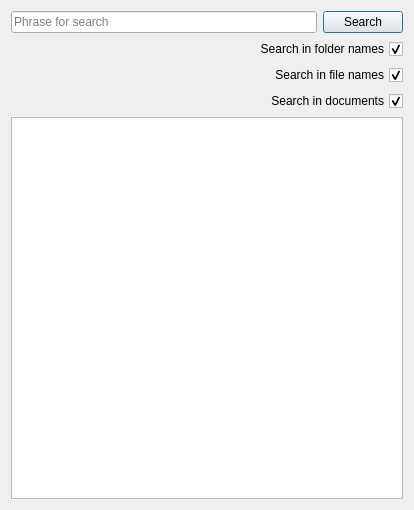
<?xml version="1.0" encoding="UTF-8"?>
<ui version="4.0">
 <class>SearchDialog</class>
 <widget class="QDialog" name="SearchDialog">
  <property name="geometry">
   <rect>
    <x>0</x>
    <y>0</y>
    <width>414</width>
    <height>510</height>
   </rect>
  </property>
  <property name="windowTitle">
   <string>Dialog</string>
  </property>
  <layout class="QVBoxLayout" name="verticalLayout">
   <item>
    <layout class="QHBoxLayout" name="horizontalLayout">
     <item>
      <widget class="QLineEdit" name="lineEdit">
       <property name="placeholderText">
        <string>Phrase for search</string>
       </property>
      </widget>
     </item>
     <item>
      <widget class="QPushButton" name="pushButton_search">
       <property name="text">
        <string>Search</string>
       </property>
      </widget>
     </item>
    </layout>
   </item>
   <item>
    <widget class="QCheckBox" name="checkBox_folderName">
     <property name="layoutDirection">
      <enum>Qt::LayoutDirection::RightToLeft</enum>
     </property>
     <property name="text">
      <string>Search in folder names</string>
     </property>
     <property name="checked">
      <bool>true</bool>
     </property>
    </widget>
   </item>
   <item>
    <widget class="QCheckBox" name="checkBox_fileName">
     <property name="layoutDirection">
      <enum>Qt::LayoutDirection::RightToLeft</enum>
     </property>
     <property name="text">
      <string>Search in file names</string>
     </property>
     <property name="checked">
      <bool>true</bool>
     </property>
    </widget>
   </item>
   <item>
    <widget class="QCheckBox" name="checkBox_content">
     <property name="layoutDirection">
      <enum>Qt::LayoutDirection::RightToLeft</enum>
     </property>
     <property name="text">
      <string>Search in documents</string>
     </property>
     <property name="checked">
      <bool>true</bool>
     </property>
    </widget>
   </item>
   <item>
    <widget class="QTreeView" name="treeView"/>
   </item>
  </layout>
 </widget>
 <resources/>
 <connections/>
</ui>
